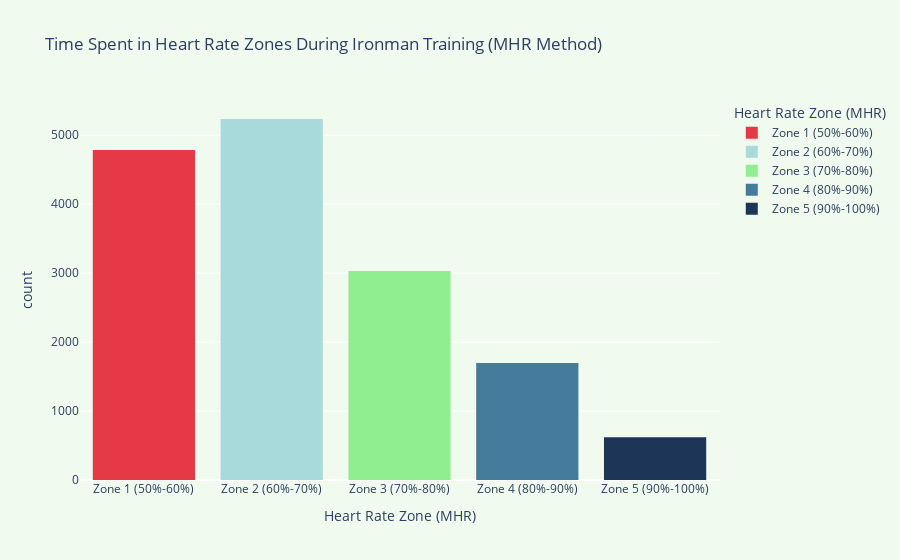
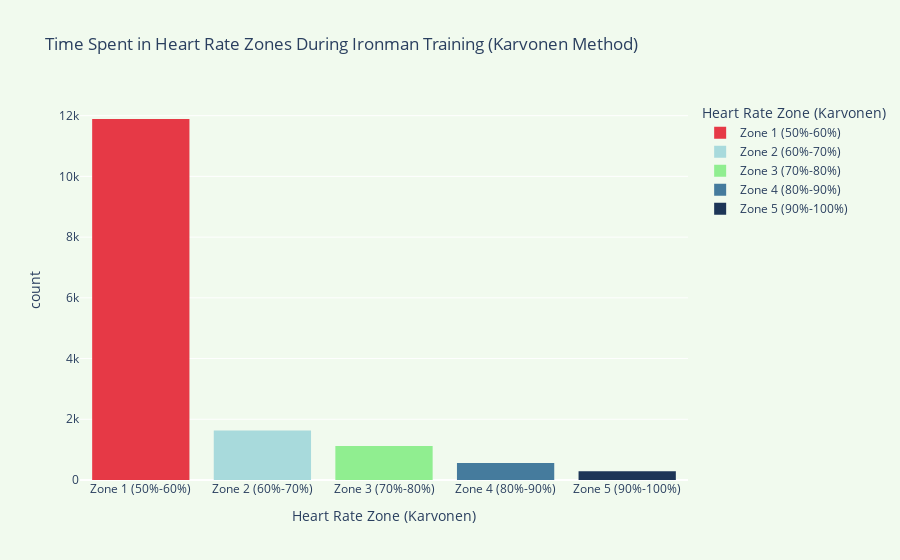
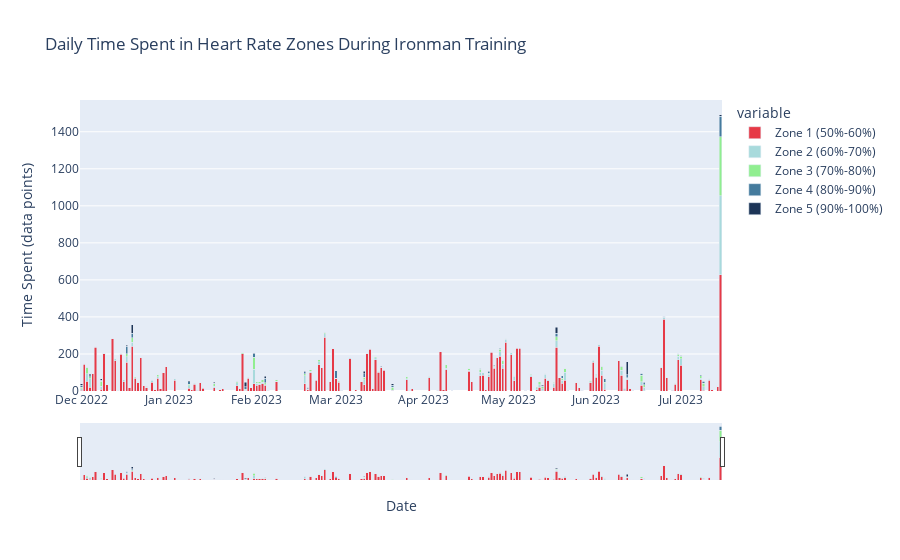

Notebook cell for these charts, in order:
### Markdown cell above
This inspects the heart rate zones I used most often - there are multiple ways to calcualte the zones here are two methods

### Code cell
import os
import pandas as pd
import plotly.express as px
from datetime import datetime

# Base path where your data is located
base_path = '/Users/ngirmay/Documents/GitHub/ironman_retrospective/apple_health/health_data_exported/'

# Paths to save the visualizations and stats
visualizations_path = '/Users/ngirmay/Documents/GitHub/ironman_retrospective/IronMan_2023/body_composition/visualizations/'
stats_path = '/Users/ngirmay/Documents/GitHub/ironman_retrospective/IronMan_2023/body_composition/stats/'

# Ensure the directories exist
os.makedirs(visualizations_path, exist_ok=True)
os.makedirs(stats_path, exist_ok=True)

# Get current timestamp for unique filenames
timestamp = datetime.now().strftime('%Y%m%d_%H%M%S')

# Clean the data to focus on relevant columns
df_heart_rate_clean = df_heart_rate[['startDate', 'value']].copy()

# Convert 'startDate' to datetime format and ensure it's timezone naive
df_heart_rate_clean['startDate'] = pd.to_datetime(df_heart_rate_clean['startDate']).dt.tz_localize(None)

# Define Ironman training period (as timezone naive)
training_start_date = pd.to_datetime("2022-12-01").tz_localize(None)
ironman_event_date = pd.to_datetime("2023-07-23").tz_localize(None)

# Filter data for Ironman training period
df_heart_rate_clean = df_heart_rate_clean[(df_heart_rate_clean['startDate'] >= training_start_date) & 
                                          (df_heart_rate_clean['startDate'] <= ironman_event_date)]

# Define age and resting heart rate (RHR)
age = 27  # Your age
RHR = 58  # Resting heart rate

# Max Heart Rate (MHR) calculation
MHR = 220 - age

# Intensity levels for heart rate zones (as percentages)
intensity_levels = [0.5, 0.6, 0.7, 0.8, 0.9]

# Calculate target heart rate zones using Max Heart Rate Equation
thr_mhr = [MHR * intensity for intensity in intensity_levels]

# Calculate target heart rate zones using Karvonen Formula
thr_karvonen = [(MHR - RHR) * intensity + RHR for intensity in intensity_levels]

# Adding the MHR to close the ranges for both methods
thr_mhr = [0] + thr_mhr  # Starting from 0 (5 bins for 5 labels)
thr_karvonen = [0] + thr_karvonen  # Starting from 0 (5 bins for 5 labels)

# Ensure that the number of bins is correct: there should be 6 bins for 5 labels
if len(thr_mhr) == 6 and len(thr_karvonen) == 6:
    print("Number of bins is correct.")
    
    # Assign heart rate zones using Max Heart Rate (MHR) method
    df_heart_rate_clean['zone_MHR'] = pd.cut(df_heart_rate_clean['value'], 
                                             bins=thr_mhr, 
                                             labels=['Zone 1 (50%-60%)', 'Zone 2 (60%-70%)', 'Zone 3 (70%-80%)', 
                                                     'Zone 4 (80%-90%)', 'Zone 5 (90%-100%)'],
                                             include_lowest=True)

    # Assign heart rate zones using Karvonen method
    df_heart_rate_clean['zone_Karvonen'] = pd.cut(df_heart_rate_clean['value'], 
                                                  bins=thr_karvonen, 
                                                  labels=['Zone 1 (50%-60%)', 'Zone 2 (60%-70%)', 'Zone 3 (70%-80%)', 
                                                          'Zone 4 (80%-90%)', 'Zone 5 (90%-100%)'],
                                                  include_lowest=True)

    # Sorting the categories to ensure proper ordering for the visualizations (Zone 2 before Zone 3)
    zone_order = ['Zone 1 (50%-60%)', 'Zone 2 (60%-70%)', 'Zone 3 (70%-80%)', 'Zone 4 (80%-90%)', 'Zone 5 (90%-100%)']
    
    # Sort the categories explicitly
    df_heart_rate_clean['zone_MHR'] = pd.Categorical(df_heart_rate_clean['zone_MHR'], categories=zone_order, ordered=True)
    df_heart_rate_clean['zone_Karvonen'] = pd.Categorical(df_heart_rate_clean['zone_Karvonen'], categories=zone_order, ordered=True)

    # Correct color mapping and explicitly assign to each zone
    color_mapping = {'Zone 1 (50%-60%)': '#e63946', 'Zone 2 (60%-70%)': '#a8dadc', 
                     'Zone 3 (70%-80%)': '#90EE90', 'Zone 4 (80%-90%)': '#457b9d', 'Zone 5 (90%-100%)': '#1d3557'}

else:
    print("Error: Mismatch between the number of bins and labels.")
    print(f"thr_mhr: {len(thr_mhr)} bins, thr_karvonen: {len(thr_karvonen)} bins")

# Visualization of heart rate zones using MHR method with corrected zone order and color mapping
if 'zone_MHR' in df_heart_rate_clean.columns:
    fig = px.histogram(df_heart_rate_clean, x='zone_MHR', title='Time Spent in Heart Rate Zones During Ironman Training (MHR Method)',
                       labels={'zone_MHR': 'Heart Rate Zone (MHR)', 'count': 'Time (data points)'},
                       color='zone_MHR',  # Use the heart rate zone as the color category
                       category_orders={"zone_MHR": zone_order},  # Explicitly define the order of categories
                       color_discrete_map=color_mapping)
    fig.update_layout(plot_bgcolor='#f1faee', paper_bgcolor='#f1faee')

    # Define the filename for saving
    mhr_filename = os.path.join(visualizations_path, f'heart_rate_zones_MHR_{timestamp}.html')
    fig.write_html(mhr_filename)

    # Check if file was saved successfully
    if os.path.exists(mhr_filename):
        print(f"Heart rate zones (MHR) visualization saved to: {mhr_filename}")
    else:
        print("Error: MHR visualization could not be saved.")

    fig.show()

# Visualization of heart rate zones using Karvonen method with corrected zone order and color mapping
if 'zone_Karvonen' in df_heart_rate_clean.columns:
    fig_karvonen = px.histogram(df_heart_rate_clean, x='zone_Karvonen', title='Time Spent in Heart Rate Zones During Ironman Training (Karvonen Method)',
                                labels={'zone_Karvonen': 'Heart Rate Zone (Karvonen)', 'count': 'Time (data points)'},
                                color='zone_Karvonen',  # Use the heart rate zone as the color category
                                category_orders={"zone_Karvonen": zone_order},  # Explicitly define the order of categories
                                color_discrete_map=color_mapping)
    fig_karvonen.update_layout(plot_bgcolor='#f1faee', paper_bgcolor='#f1faee')

    # Define the filename for saving
    karvonen_filename = os.path.join(visualizations_path, f'heart_rate_zones_Karvonen_{timestamp}.html')
    fig_karvonen.write_html(karvonen_filename)

    # Check if file was saved successfully
    if os.path.exists(karvonen_filename):
        print(f"Heart rate zones (Karvonen) visualization saved to: {karvonen_filename}")
    else:
        print("Error: Karvonen visualization could not be saved.")

    fig_karvonen.show()

### Daily Time Spent in All Heart Rate Zones ###
# Calculate daily time spent in all heart rate zones
time_spent_in_zones_daily = df_heart_rate_clean.groupby([df_heart_rate_clean['startDate'].dt.date, 'zone_Karvonen']).size().unstack(fill_value=0)

# Reset index to have 'startDate' as a column for easier plotting
time_spent_in_zones_daily = time_spent_in_zones_daily.reset_index()

# Save time spent in zones daily data as CSV
time_spent_daily_filename = os.path.join(stats_path, f'time_spent_in_zones_daily_{timestamp}.csv')
time_spent_in_zones_daily.to_csv(time_spent_daily_filename, index=False)

# Check if stats file was saved successfully
if os.path.exists(time_spent_daily_filename):
    print(f"Daily time spent in zones data saved to: {time_spent_daily_filename}")
else:
    print("Error: Time spent in zones daily data could not be saved.")

# Plot daily time spent in all heart rate zones with explicit colors, stacked by zone
fig_time_spent_all_zones = px.bar(
    time_spent_in_zones_daily, 
    x='startDate', 
    y=['Zone 1 (50%-60%)', 'Zone 2 (60%-70%)', 'Zone 3 (70%-80%)', 'Zone 4 (80%-90%)', 'Zone 5 (90%-100%)'], 
    barmode='stack', 
    title='Daily Time Spent in Heart Rate Zones During Ironman Training',
    labels={'startDate': 'Date', 'value': 'Time Spent (data points)'},
    color_discrete_map=color_mapping  # Apply the color scheme
)
# Enable zooming and panning
fig_time_spent_all_zones.update_layout(dragmode='zoom')

# Add interactive slider for zooming in and out
fig_time_spent_all_zones.update_xaxes(rangeslider_visible=True)

# Define the filename for saving
all_zones_filename = os.path.join(visualizations_path, f'time_spent_in_zones_all_{timestamp}.html')
fig_time_spent_all_zones.write_html(all_zones_filename)

# Check if file was saved successfully
if os.path.exists(all_zones_filename):
    print(f"Daily time spent in zones visualization saved to: {all_zones_filename}")
else:
    print("Error: Daily time spent in zones visualization could not be saved.")

# Show the updated interactive graph
fig_time_spent_all_zones.show()

### Figure 1 — Plotly figure (JSON) as saved in the notebook; plotly's stock layout.template omitted (floating-point values rounded to 4 significant figures; data arrays with more than 128 entries replaced by an {"elided": "..."} marker saying what was removed)
{"data": [{"alignmentgroup": "True", "bingroup": "x", "hovertemplate": "Heart Rate Zone (MHR)=%{x}<br>count=%{y}<extra></extra>", "legendgroup": "Zone 1 (50%-60%)", "marker": {"color": "#e63946", "pattern": {"shape": ""}}, "name": "Zone 1 (50%-60%)", "offsetgroup": "Zone 1 (50%-60%)", "orientation": "v", "showlegend": true, "type": "histogram", "x": {"elided": "4787 str values"}, "xaxis": "x", "yaxis": "y"}, {"alignmentgroup": "True", "bingroup": "x", "hovertemplate": "Heart Rate Zone (MHR)=%{x}<br>count=%{y}<extra></extra>", "legendgroup": "Zone 2 (60%-70%)", "marker": {"color": "#a8dadc", "pattern": {"shape": ""}}, "name": "Zone 2 (60%-70%)", "offsetgroup": "Zone 2 (60%-70%)", "orientation": "v", "showlegend": true, "type": "histogram", "x": {"elided": "5236 str values"}, "xaxis": "x", "yaxis": "y"}, {"alignmentgroup": "True", "bingroup": "x", "hovertemplate": "Heart Rate Zone (MHR)=%{x}<br>count=%{y}<extra></extra>", "legendgroup": "Zone 3 (70%-80%)", "marker": {"color": "#90EE90", "pattern": {"shape": ""}}, "name": "Zone 3 (70%-80%)", "offsetgroup": "Zone 3 (70%-80%)", "orientation": "v", "showlegend": true, "type": "histogram", "x": {"elided": "3031 str values"}, "xaxis": "x", "yaxis": "y"}, {"alignmentgroup": "True", "bingroup": "x", "hovertemplate": "Heart Rate Zone (MHR)=%{x}<br>count=%{y}<extra></extra>", "legendgroup": "Zone 4 (80%-90%)", "marker": {"color": "#457b9d", "pattern": {"shape": ""}}, "name": "Zone 4 (80%-90%)", "offsetgroup": "Zone 4 (80%-90%)", "orientation": "v", "showlegend": true, "type": "histogram", "x": {"elided": "1696 str values"}, "xaxis": "x", "yaxis": "y"}, {"alignmentgroup": "True", "bingroup": "x", "hovertemplate": "Heart Rate Zone (MHR)=%{x}<br>count=%{y}<extra></extra>", "legendgroup": "Zone 5 (90%-100%)", "marker": {"color": "#1d3557", "pattern": {"shape": ""}}, "name": "Zone 5 (90%-100%)", "offsetgroup": "Zone 5 (90%-100%)", "orientation": "v", "showlegend": true, "type": "histogram", "x": {"elided": "619 str values"}, "xaxis": "x", "yaxis": "y"}], "layout": {"barmode": "relative", "legend": {"title": {"text": "Heart Rate Zone (MHR)"}, "tracegroupgap": 0}, "paper_bgcolor": "#f1faee", "plot_bgcolor": "#f1faee", "title": {"text": "Time Spent in Heart Rate Zones During Ironman Training (MHR Method)"}, "xaxis": {"anchor": "y", "categoryarray": ["Zone 1 (50%-60%)", "Zone 2 (60%-70%)", "Zone 3 (70%-80%)", "Zone 4 (80%-90%)", "Zone 5 (90%-100%)", null], "categoryorder": "array", "domain": [0, 1], "title": {"text": "Heart Rate Zone (MHR)"}}, "yaxis": {"anchor": "x", "domain": [0, 1], "title": {"text": "count"}}}}

### Figure 2 — Plotly figure (JSON) as saved in the notebook; plotly's stock layout.template omitted (floating-point values rounded to 4 significant figures; data arrays with more than 128 entries replaced by an {"elided": "..."} marker saying what was removed)
{"data": [{"alignmentgroup": "True", "bingroup": "x", "hovertemplate": "Heart Rate Zone (Karvonen)=%{x}<br>count=%{y}<extra></extra>", "legendgroup": "Zone 1 (50%-60%)", "marker": {"color": "#e63946", "pattern": {"shape": ""}}, "name": "Zone 1 (50%-60%)", "offsetgroup": "Zone 1 (50%-60%)", "orientation": "v", "showlegend": true, "type": "histogram", "x": {"elided": "11890 str values"}, "xaxis": "x", "yaxis": "y"}, {"alignmentgroup": "True", "bingroup": "x", "hovertemplate": "Heart Rate Zone (Karvonen)=%{x}<br>count=%{y}<extra></extra>", "legendgroup": "Zone 2 (60%-70%)", "marker": {"color": "#a8dadc", "pattern": {"shape": ""}}, "name": "Zone 2 (60%-70%)", "offsetgroup": "Zone 2 (60%-70%)", "orientation": "v", "showlegend": true, "type": "histogram", "x": {"elided": "1630 str values"}, "xaxis": "x", "yaxis": "y"}, {"alignmentgroup": "True", "bingroup": "x", "hovertemplate": "Heart Rate Zone (Karvonen)=%{x}<br>count=%{y}<extra></extra>", "legendgroup": "Zone 3 (70%-80%)", "marker": {"color": "#90EE90", "pattern": {"shape": ""}}, "name": "Zone 3 (70%-80%)", "offsetgroup": "Zone 3 (70%-80%)", "orientation": "v", "showlegend": true, "type": "histogram", "x": {"elided": "1123 str values"}, "xaxis": "x", "yaxis": "y"}, {"alignmentgroup": "True", "bingroup": "x", "hovertemplate": "Heart Rate Zone (Karvonen)=%{x}<br>count=%{y}<extra></extra>", "legendgroup": "Zone 4 (80%-90%)", "marker": {"color": "#457b9d", "pattern": {"shape": ""}}, "name": "Zone 4 (80%-90%)", "offsetgroup": "Zone 4 (80%-90%)", "orientation": "v", "showlegend": true, "type": "histogram", "x": {"elided": "557 str values"}, "xaxis": "x", "yaxis": "y"}, {"alignmentgroup": "True", "bingroup": "x", "hovertemplate": "Heart Rate Zone (Karvonen)=%{x}<br>count=%{y}<extra></extra>", "legendgroup": "Zone 5 (90%-100%)", "marker": {"color": "#1d3557", "pattern": {"shape": ""}}, "name": "Zone 5 (90%-100%)", "offsetgroup": "Zone 5 (90%-100%)", "orientation": "v", "showlegend": true, "type": "histogram", "x": {"elided": "289 str values"}, "xaxis": "x", "yaxis": "y"}], "layout": {"barmode": "relative", "legend": {"title": {"text": "Heart Rate Zone (Karvonen)"}, "tracegroupgap": 0}, "paper_bgcolor": "#f1faee", "plot_bgcolor": "#f1faee", "title": {"text": "Time Spent in Heart Rate Zones During Ironman Training (Karvonen Method)"}, "xaxis": {"anchor": "y", "categoryarray": ["Zone 1 (50%-60%)", "Zone 2 (60%-70%)", "Zone 3 (70%-80%)", "Zone 4 (80%-90%)", "Zone 5 (90%-100%)", null], "categoryorder": "array", "domain": [0, 1], "title": {"text": "Heart Rate Zone (Karvonen)"}}, "yaxis": {"anchor": "x", "domain": [0, 1], "title": {"text": "count"}}}}

### Figure 3 — Plotly figure (JSON) as saved in the notebook; plotly's stock layout.template omitted (floating-point values rounded to 4 significant figures; data arrays with more than 128 entries replaced by an {"elided": "..."} marker saying what was removed)
{"data": [{"alignmentgroup": "True", "hovertemplate": "variable=Zone 1 (50%-60%)<br>Date=%{x}<br>Time Spent (data points)=%{y}<extra></extra>", "legendgroup": "Zone 1 (50%-60%)", "marker": {"color": "#e63946", "pattern": {"shape": ""}}, "name": "Zone 1 (50%-60%)", "offsetgroup": "Zone 1 (50%-60%)", "orientation": "v", "showlegend": true, "textposition": "auto", "type": "bar", "x": {"elided": "143 str values"}, "xaxis": "x", "y": {"elided": "143 int values"}, "yaxis": "y"}, {"alignmentgroup": "True", "hovertemplate": "variable=Zone 2 (60%-70%)<br>Date=%{x}<br>Time Spent (data points)=%{y}<extra></extra>", "legendgroup": "Zone 2 (60%-70%)", "marker": {"color": "#a8dadc", "pattern": {"shape": ""}}, "name": "Zone 2 (60%-70%)", "offsetgroup": "Zone 2 (60%-70%)", "orientation": "v", "showlegend": true, "textposition": "auto", "type": "bar", "x": {"elided": "143 str values"}, "xaxis": "x", "y": {"elided": "143 int values"}, "yaxis": "y"}, {"alignmentgroup": "True", "hovertemplate": "variable=Zone 3 (70%-80%)<br>Date=%{x}<br>Time Spent (data points)=%{y}<extra></extra>", "legendgroup": "Zone 3 (70%-80%)", "marker": {"color": "#90EE90", "pattern": {"shape": ""}}, "name": "Zone 3 (70%-80%)", "offsetgroup": "Zone 3 (70%-80%)", "orientation": "v", "showlegend": true, "textposition": "auto", "type": "bar", "x": {"elided": "143 str values"}, "xaxis": "x", "y": {"elided": "143 int values"}, "yaxis": "y"}, {"alignmentgroup": "True", "hovertemplate": "variable=Zone 4 (80%-90%)<br>Date=%{x}<br>Time Spent (data points)=%{y}<extra></extra>", "legendgroup": "Zone 4 (80%-90%)", "marker": {"color": "#457b9d", "pattern": {"shape": ""}}, "name": "Zone 4 (80%-90%)", "offsetgroup": "Zone 4 (80%-90%)", "orientation": "v", "showlegend": true, "textposition": "auto", "type": "bar", "x": {"elided": "143 str values"}, "xaxis": "x", "y": {"elided": "143 int values"}, "yaxis": "y"}, {"alignmentgroup": "True", "hovertemplate": "variable=Zone 5 (90%-100%)<br>Date=%{x}<br>Time Spent (data points)=%{y}<extra></extra>", "legendgroup": "Zone 5 (90%-100%)", "marker": {"color": "#1d3557", "pattern": {"shape": ""}}, "name": "Zone 5 (90%-100%)", "offsetgroup": "Zone 5 (90%-100%)", "orientation": "v", "showlegend": true, "textposition": "auto", "type": "bar", "x": {"elided": "143 str values"}, "xaxis": "x", "y": {"elided": "143 int values"}, "yaxis": "y"}], "layout": {"barmode": "stack", "dragmode": "zoom", "legend": {"title": {"text": "variable"}, "tracegroupgap": 0}, "title": {"text": "Daily Time Spent in Heart Rate Zones During Ironman Training"}, "xaxis": {"anchor": "y", "domain": [0, 1], "rangeslider": {"visible": true}, "title": {"text": "Date"}}, "yaxis": {"anchor": "x", "domain": [0, 1], "title": {"text": "Time Spent (data points)"}}}}
